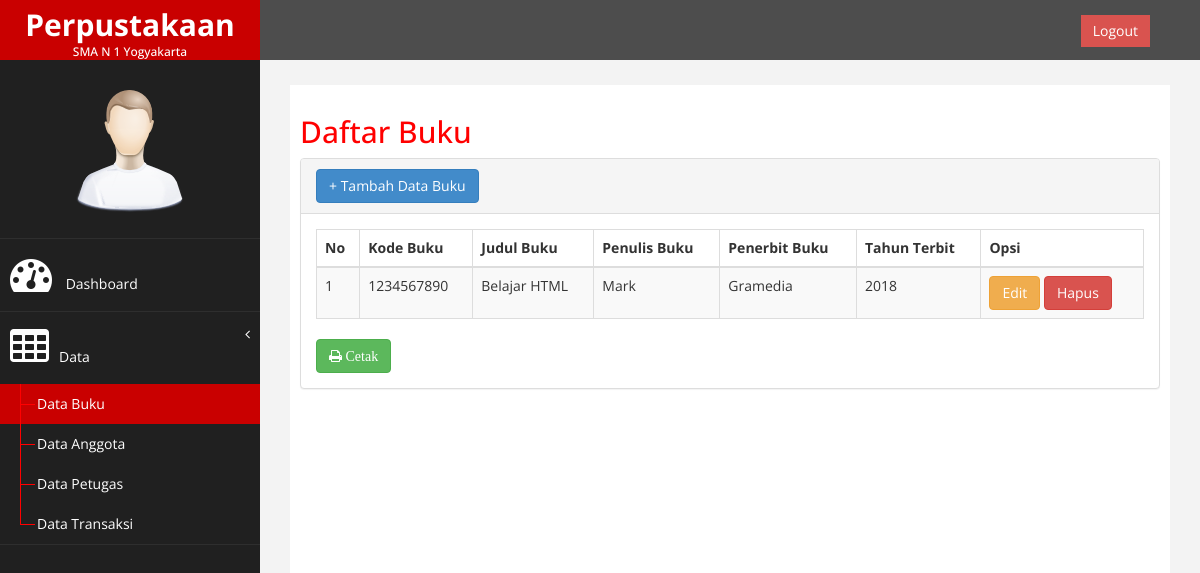
Screenshot of /halaman/petugas/data/buku/data_buku.php with the database file from the repository.
### tables this page shows
CREATE TABLE `tab_buku` (
  `kode_buku` int(10) NOT NULL,
  `judul_buku` varchar(200) NOT NULL,
  `penulis_buku` varchar(200) NOT NULL,
  `penerbit_buku` varchar(100) NOT NULL,
  `tahun_terbit` varchar(4) NOT NULL
);

### halaman/petugas/data/buku/data_buku.php (the view, shortened to what this page needs)
<!DOCTYPE html>
<html xmlns="http://www.w3.org/1999/xhtml">
<head>
    <link href="../../../assets/css/bootstrap.css" rel="stylesheet" />
    <link href="../../../assets/css/font-awesome.css" rel="stylesheet" />
    <link href="../../../assets/js/morris/morris-0.4.3.min.css" rel="stylesheet" />
    <link href="../../../assets/css/custom.css" rel="stylesheet" />
    <link href="../../../assets/js/dataTables/dataTables.bootstrap.css" rel="stylesheet" />
</head>
<body>
    <div id="wrapper">
        <nav class="navbar navbar-default navbar-cls-top " role="navigation" style="margin-bottom: 0">
            <div class="navbar-header">
                <a class="navbar-brand" href="">
                    Perpustakaan<h6>SMA N 1 Yogyakarta</h6>
                </a>
            </div>
  <div style="color: white;
padding: 15px 50px 5px 50px;
float: right;
font-size: 16px;"><a href="../../logout.php" class="btn btn-danger square-btn-adjust">Logout</a> </div>
        </nav>
                <nav class="navbar-default navbar-side" role="navigation">
            <div class="sidebar-collapse">
                <ul class="nav" id="main-menu">
				<li class="text-center">
                    <img src="../../../assets/img/find_user.png" class="user-image img-responsive"/>
					</li>
                    <li>
                        <a href="../../dashboard.php"><i class="fa fa-dashboard fa-3x"></i> Dashboard</a>
                    </li>
                    <li>
                        <a href="#"><i class="fa fa-table fa-3x"></i>Data<span class="fa arrow"></span></a>
                        <ul class="nav nav-second-level">
                            <li>
                                <a class="active-menu" href="data_buku.php">Data Buku</a>
                            </li>
                            <li>
                                <a href="../anggota/data_anggota.php">Data Anggota</a>
                            </li>
                            <li>
                                <a href="../petugas/data_petugas.php">Data Petugas</a>
                            </li>
                            <li>
                                <a href="../transaksi/transaksi_buku.php">Data Transaksi</a>
                            </li>
                    </li>
                </ul>
            </div>
        </nav>
        <div id="page-wrapper" >
            <div id="page-inner">
                <div class="row">
                    <div class="col-md-12">
                     <h2>Daftar Buku</h2>
                    </div>
                </div>
                 <div class="panel panel-default">
                <div class="panel-heading">
                <a href="tambah_buku.php" class="btn btn-primary">+ Tambah Data Buku</a>
                </div>
                        <div class="panel-body">
                            <div class="table-responsive">
                                <table class="table table-striped table-bordered table-hover" id="dataTables-example">
                                    <thead>
                                        <tr>
                                            <th>No</th>
                                            <th>Kode Buku</th>
                                            <th>Judul Buku</th>
                                            <th>Penulis Buku</th>
                                            <th>Penerbit Buku</th>
                                            <th>Tahun Terbit</th>
                                            <th>Opsi</th>
                                        </tr>
                                    </thead>
                                    <tbody>
                                        <?php
                                        include "../../../../koneksi.php";
                                        $no = 1;
                                        $ambil = mysqli_query($koneksi,"SELECT*FROM tab_buku");
                                        while ($data = mysqli_fetch_array($ambil)) {
                                            ?>
                                            <tr class="odd gradeX">
                                                <td><?php echo $no++; ?></td>
                                                <td><?php echo $data['kode_buku']; ?></td>
                                                <td><?php echo $data['judul_buku']; ?></td>
                                                <td><?php echo $data['penulis_buku']; ?></td>
                                                <td><?php echo $data['penerbit_buku']; ?></td>
                                                <td><?php echo $data['tahun_terbit']; ?></td>
                                                <td>
                                                    <a href="edit_buku.php?id=<?php echo $data['kode_buku']; ?>" class="btn btn-warning">Edit</a>
                                                    <a href="hapus_buku.php?id=<?php echo $data['kode_buku']; ?>" onclick="return confirm('Apakah anda yakin akan menghapus data ini?')" class="btn btn-danger">Hapus</a>
                                                </td>
                                            </tr>
                                            <?php
                                        }
                                        ?>
                                    </tbody>
                                </table>
                                <a href="../laporan/laporan_buku.php" target="_blank" class="btn btn-success"><i class="fa fa-print"> Cetak </i></a>
                            </div>
                        </div>
                    </div>
    </div>
            </div>
        </div>
</body>
</html>

### halaman/assets/css/custom.css (style rules this page uses)
body { font-family: 'Open Sans', sans-serif; }
#wrapper { width: 100%; background:#202020; }
#page-wrapper { padding: 15px 15px; min-height: 600px; background:#F3F3F3; }
#page-inner { width:100%; margin:10px 20px 10px 0px; background-color:#fff!important; padding:10px; min-height:1200px; }
.text-center { text-align:center; }
h2 { color: #f00; }
.square-btn-adjust { border: 0px solid transparent; -webkit-border-radius: 0px; -moz-border-radius: 0px; border-radius: 0px; }
.user-image { margin: 25px auto; -webkit-border-radius: 10px; -moz-border-radius: 10px; border-radius: 10px; max-height:170px; max-width:170px; }
.navbar-cls-top .navbar-brand { color: #fff; background: #C90000; width: 260px; text-align: center; height: 60px; font-size: 30px; font-weight: 700; }
.active-menu { background-color:#C90000!important; }
.arrow { float: right; }
.fa.arrow:before { content: "\f104"; }
.nav-second-level li, .nav-third-level li { border-bottom: none !important; }
.nav-second-level li a { padding-left: 37px; }
.sidebar-collapse , .sidebar-collapse .nav { background:none; }
.sidebar-collapse .nav { padding:0; }
.sidebar-collapse .nav > li > a { color:#fff; background:#202020; text-shadow:none; }
.sidebar-collapse > .nav > li > a { padding:15px 10px; }
.sidebar-collapse > .nav > li { border-bottom: 1px solid rgba(107, 108, 109, 0.19); }
.nav-second-level > li > a:before , .nav-third-level > li > a:before { content:""; display:block; position:absolute; left:20px; width:15px; height:1px; background:#ff0000; top:20px; }
.nav-second-level > li > a:after, .nav-third-level > li > a:after { content:""; display:block; position:absolute; left:20px; width:1px; height:100%; background:#ff0000; top:0px; z-index:10; }
.nav-second-level > li:last-child > a:after, .nav-third-level > li:last-child > a:after { height:50%; }
.navbar-side { border:none; background-color: #202020; }
.navbar-cls-top { background:#4D4D4D; border-bottom:none; }
.navbar-default { border:0px solid black; }
.navbar-header { background: #A70303; }
.nav > li > a > i { margin-right:10px; }
@media (min-width:768px) { #page-wrapper { margin: 0 0 0 260px; padding: 15px 30px; min-height: 1200px; } }
@media (min-width:768px) { .navbar-side { z-index: 1; position: absolute; width: 260px; } }
@media (min-width:768px) { .navbar { border-radius: 0px; } }

### rows the page displays
tab_buku: kode_buku "1234567890", judul_buku "Belajar HTML", penulis_buku "Mark", penerbit_buku "Gramedia", tahun_terbit "2018"
